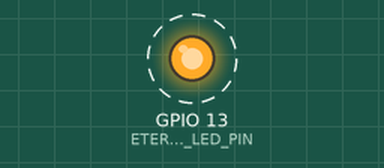
Simulated run of this sketch. Board: ESP32. Shown: output pins drawn as LEDs (lit = HIGH). Dashed ring = blinking. What the sketch prints to the serial monitor is not drawn.

Above: at 0.5 s.
Timing chart, 0 to 4.6 s (numbered marks = the images above):
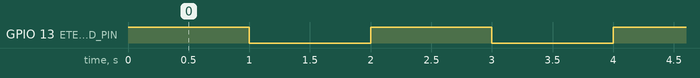

Measured:
- by itself, GPIO 13 (ETERNAL_LED_PIN): alternates HIGH for 1.0 s and LOW for 1.0 s

The sketch:

1.ESP32_BlinkyLED.ino
```cpp
/*
Author:   Bhat Chaitra
Date:     28-05-2021
Title:    ESP32_BlinkyLED
*/

//Initializations
#define   ETERNAL_LED_PIN   13

void setup() {
  // put your setup code here, to run once:
  Serial.begin(9600);

  pinMode(ETERNAL_LED_PIN,OUTPUT);
}

void loop() {
  // put your main code here, to run repeatedly:
    digitalWrite(ETERNAL_LED_PIN, HIGH);
    Serial.println("The LED is ON !");
    delay(1000);

    digitalWrite(ETERNAL_LED_PIN, LOW);
    Serial.println("The LED is OFF!");
    delay(1000);
}
```
